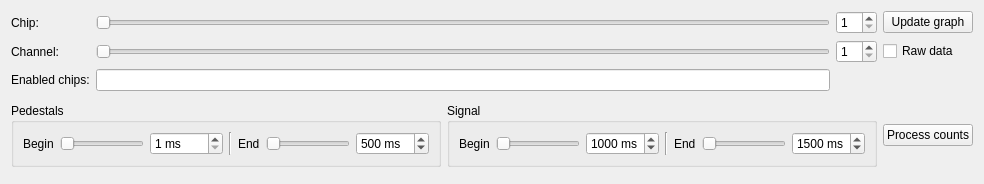
      <widget class="QWidget" name="tab">
       <attribute name="title">
        <string>Channel graph</string>
       </attribute>
       <layout class="QGridLayout" name="gridLayout_6">
        <item row="1" column="0">
         <layout class="QGridLayout" name="gridLayout_5">
          <item row="0" column="2">
           <widget class="QSpinBox" name="SpinBox_Chip">
            <property name="minimum">
             <number>1</number>
            </property>
            <property name="maximum">
             <number>12</number>
            </property>
           </widget>
          </item>
          <item row="0" column="3">
           <widget class="QPushButton" name="PushButton_UpdateChannelGraph">
            <property name="text">
             <string>Update graph</string>
            </property>
           </widget>
          </item>
          <item row="1" column="0">
           <widget class="QLabel" name="label_14">
            <property name="text">
             <string>Channel:</string>
            </property>
           </widget>
          </item>
          <item row="1" column="2">
           <widget class="QSpinBox" name="SpinBox_Channel">
            <property name="minimum">
             <number>1</number>
            </property>
            <property name="maximum">
             <number>32</number>
            </property>
           </widget>
          </item>
          <item row="4" column="3">
           <widget class="QPushButton" name="PushButton_ProcessCounts">
            <property name="text">
             <string>Process counts</string>
            </property>
           </widget>
          </item>
          <item row="5" column="0" colspan="4">
           <widget class="QRootCanvas" name="RootCanvas_ChannelHist" native="true"/>
          </item>
          <item row="0" column="0">
           <widget class="QLabel" name="label_13">
            <property name="text">
             <string>Chip:</string>
            </property>
           </widget>
          </item>
          <item row="0" column="1">
           <widget class="QSlider" name="HorizontalSlider_Chip">
            <property name="minimum">
             <number>1</number>
            </property>
            <property name="maximum">
             <number>12</number>
            </property>
            <property name="orientation">
             <enum>Qt::Horizontal</enum>
            </property>
           </widget>
          </item>
          <item row="1" column="1">
           <widget class="QSlider" name="HorizontalSlider_Channel">
            <property name="minimum">
             <number>1</number>
            </property>
            <property name="maximum">
             <number>32</number>
            </property>
            <property name="orientation">
             <enum>Qt::Horizontal</enum>
            </property>
           </widget>
          </item>
          <item row="3" column="0" colspan="4">
           <widget class="QRootCanvas" name="RootCanvas_ChannelGraph" native="true"/>
          </item>
          <item row="4" column="0" colspan="3">
           <layout class="QHBoxLayout" name="horizontalLayout_9">
            <item>
             <widget class="QGroupBox" name="groupBox">
              <property name="title">
               <string>Pedestals</string>
              </property>
              <layout class="QGridLayout" name="gridLayout_9">
               <item row="0" column="0">
                <layout class="QHBoxLayout" name="horizontalLayout_11">
                 <item>
                  <widget class="QLabel" name="label_15">
                   <property name="text">
                    <string>Begin</string>
                   </property>
                  </widget>
                 </item>
                 <item>
                  <widget class="QSlider" name="HorizontalSlider_PedBegin">
                   <property name="minimum">
                    <number>1</number>
                   </property>
                   <property name="maximum">
                    <number>5000</number>
                   </property>
                   <property name="orientation">
                    <enum>Qt::Horizontal</enum>
                   </property>
                  </widget>
                 </item>
                 <item>
                  <widget class="QSpinBox" name="SpinBox_PedBegin">
                   <property name="suffix">
                    <string> ms</string>
                   </property>
                   <property name="minimum">
                    <number>1</number>
                   </property>
                   <property name="maximum">
                    <number>5000</number>
                   </property>
                  </widget>
                 </item>
                 <item>
                  <widget class="Line" name="line">
                   <property name="orientation">
                    <enum>Qt::Vertical</enum>
                   </property>
                  </widget>
                 </item>
                 <item>
                  <widget class="QLabel" name="label_16">
                   <property name="text">
                    <string>End</string>
                   </property>
                  </widget>
                 </item>
                 <item>
                  <widget class="QSlider" name="HorizontalSlider_PedEnd">
                   <property name="minimum">
                    <number>1</number>
                   </property>
                   <property name="maximum">
                    <number>5000</number>
                   </property>
                   <property name="orientation">
                    <enum>Qt::Horizontal</enum>
                   </property>
                  </widget>
                 </item>
                 <item>
                  <widget class="QSpinBox" name="SpinBox_PedEnd">
                   <property name="suffix">
                    <string> ms</string>
                   </property>
                   <property name="minimum">
                    <number>1</number>
                   </property>
                   <property name="maximum">
                    <number>5000</number>
                   </property>
                   <property name="value">
                    <number>500</number>
                   </property>
                  </widget>
                 </item>
                </layout>
               </item>
              </layout>
             </widget>
            </item>
            <item>
             <widget class="QGroupBox" name="groupBox_2">
              <property name="title">
               <string>Signal</string>
              </property>
              <layout class="QGridLayout" name="gridLayout_10">
               <item row="0" column="0">
                <layout class="QHBoxLayout" name="horizontalLayout_12">
                 <item>
                  <widget class="QLabel" name="label_18">
                   <property name="text">
                    <string>Begin</string>
                   </property>
                  </widget>
                 </item>
                 <item>
                  <widget class="QSlider" name="HorizontalSlider_SignalBegin">
                   <property name="minimum">
                    <number>1</number>
                   </property>
                   <property name="maximum">
                    <number>5000</number>
                   </property>
                   <property name="orientation">
                    <enum>Qt::Horizontal</enum>
                   </property>
                  </widget>
                 </item>
                 <item>
                  <widget class="QSpinBox" name="SpinBox_SignalBegin">
                   <property name="suffix">
                    <string> ms</string>
                   </property>
                   <property name="minimum">
                    <number>1</number>
                   </property>
                   <property name="maximum">
                    <number>5000</number>
                   </property>
                   <property name="value">
                    <number>1000</number>
                   </property>
                  </widget>
                 </item>
                 <item>
                  <widget class="Line" name="line_2">
                   <property name="orientation">
                    <enum>Qt::Vertical</enum>
                   </property>
                  </widget>
                 </item>
                 <item>
                  <widget class="QLabel" name="label_19">
                   <property name="text">
                    <string>End</string>
                   </property>
                  </widget>
                 </item>
                 <item>
                  <widget class="QSlider" name="HorizontalSlider_SignalEnd">
                   <property name="minimum">
                    <number>1</number>
                   </property>
                   <property name="maximum">
                    <number>5000</number>
                   </property>
                   <property name="orientation">
                    <enum>Qt::Horizontal</enum>
                   </property>
                  </widget>
                 </item>
                 <item>
                  <widget class="QSpinBox" name="SpinBox_SignalEnd">
                   <property name="suffix">
                    <string> ms</string>
                   </property>
                   <property name="minimum">
                    <number>1</number>
                   </property>
                   <property name="maximum">
                    <number>5000</number>
                   </property>
                   <property name="value">
                    <number>1500</number>
                   </property>
                  </widget>
                 </item>
                </layout>
               </item>
              </layout>
             </widget>
            </item>
           </layout>
          </item>
          <item row="1" column="3">
           <widget class="QCheckBox" name="CheckBox_RawData">
            <property name="text">
             <string>Raw data</string>
            </property>
           </widget>
          </item>
          <item row="2" column="0">
           <widget class="QLabel" name="label_35">
            <property name="text">
             <string>Enabled chips:</string>
            </property>
           </widget>
          </item>
          <item row="2" column="1">
           <widget class="QLineEdit" name="LineEdit_EnabledChips">
            <property name="readOnly">
             <bool>true</bool>
            </property>
           </widget>
          </item>
         </layout>
        </item>
       </layout>
      </widget>
